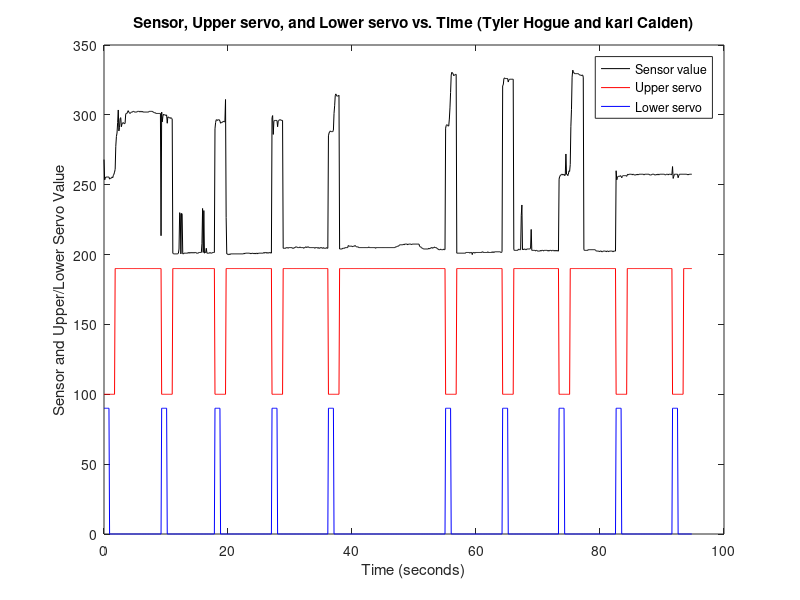

This figure's MATLAB source:
clc
clear all
close all

data=[136	0	1	0
107	0	1	0
109	0	1	0
111	0	1	0
111	0	1	0
111	0	1	0
111	0	1	0
111	0	1	0
111	0	1	0
108	0	0	0
109	0	0	0
109	0	0	0
110	0	0	0
111	0	0	0
110	0	0	0
113	0	0	0
115	0	0	0
118	0	0	0
122	1	0	0
155	1	0	0
169	1	0	0
174	1	0	0
189	1	0	0
207	1	0	0
177	1	0	0
182	1	0	0
195	1	0	0
196	1	0	0
183	1	0	0
187	1	0	0
188	1	0	0
189	1	0	0
188	1	0	0
187	1	0	0
188	1	0	0
201	1	0	0
202	1	0	0
202	1	0	0
204	1	0	0
206	1	0	0
204	1	0	0
203	1	0	0
202	1	0	0
203	1	0	0
204	1	0	0
204	1	0	0
204	1	0	0
205	1	0	0
205	1	0	0
204	1	0	0
204	1	0	0
204	1	0	0
204	1	0	0
204	1	0	0
205	1	0	0
205	1	0	0
205	1	0	0
205	1	0	0
204	1	0	0
205	1	0	0
205	1	0	0
204	1	0	0
205	1	0	0
204	1	0	0
204	1	0	0
204	1	0	0
204	1	0	0
204	1	0	0
204	1	0	0
204	1	0	0
204	1	0	0
204	1	0	0
204	1	0	0
205	1	0	0
205	1	0	0
205	1	0	0
205	1	0	0
205	1	0	0
205	1	0	0
204	1	0	0
204	1	0	0
203	1	0	0
203	1	0	0
203	1	0	0
202	1	0	0
202	1	0	0
202	1	0	0
202	1	0	0
202	1	0	0
202	1	0	0
202	1	0	0
202	1	0	0
27	1	0	0
204	0	1	0
190	0	1	0
198	0	1	0
201	0	1	0
200	0	1	0
200	0	1	0
200	0	1	0
199	0	1	0
200	0	1	0
188	0	0	0
197	0	0	0
197	0	0	0
196	0	0	0
196	0	0	0
195	0	0	0
196	0	0	0
195	0	0	0
194	0	0	0
2	1	0	0
1	1	0	0
1	1	0	0
1	1	0	0
1	1	0	0
1	1	0	0
1	1	0	0
1	1	0	0
1	1	0	0
2	1	0	0
8	1	0	0
60	1	0	0
58	1	0	0
1	1	0	0
59	1	0	0
58	1	0	0
1	1	0	0
1	1	0	0
2	1	0	0
2	1	0	0
2	1	0	0
2	1	0	0
2	1	0	0
2	1	0	0
2	1	0	0
3	1	0	0
2	1	0	0
3	1	0	0
2	1	0	0
3	1	0	0
3	1	0	0
2	1	0	0
3	1	0	0
3	1	0	0
2	1	0	0
3	1	0	0
3	1	0	0
3	1	0	0
2	1	0	0
2	1	0	0
2	1	0	0
2	1	0	0
3	1	0	0
3	1	0	0
3	1	0	0
3	1	0	0
3	1	0	0
16	1	0	0
66	1	0	0
3	1	0	0
63	1	0	0
2	1	0	0
3	1	0	0
3	1	0	0
9	1	0	0
2	1	0	0
2	1	0	0
2	1	0	0
2	1	0	0
2	1	0	0
3	1	0	0
2	1	0	0
2	1	0	0
2	1	0	0
3	1	0	0
3	1	0	0
3	1	0	0
3	1	0	0
180	0	1	0
189	0	1	0
193	0	1	0
193	0	1	0
192	0	1	0
193	0	1	0
193	0	1	0
193	0	1	0
191	0	1	0
188	0	0	0
189	0	0	0
189	0	0	0
190	0	0	0
190	0	0	0
191	0	0	0
190	0	0	0
190	0	0	0
222	0	0	0
53	1	0	0
1	1	0	0
1	1	0	0
0	1	0	0
0	1	0	0
1	1	0	0
0	1	0	0
1	1	0	0
1	1	0	0
1	1	0	0
1	1	0	0
1	1	0	0
1	1	0	0
1	1	0	0
1	1	0	0
1	1	0	0
1	1	0	0
1	1	0	0
1	1	0	0
1	1	0	0
1	1	0	0
1	1	0	0
1	1	0	0
1	1	0	0
1	1	0	0
1	1	0	0
1	1	0	0
1	1	0	0
1	1	0	0
2	1	0	0
1	1	0	0
2	1	0	0
2	1	0	0
2	1	0	0
2	1	0	0
2	1	0	0
2	1	0	0
2	1	0	0
2	1	0	0
1	1	0	0
2	1	0	0
1	1	0	0
2	1	0	0
2	1	0	0
1	1	0	0
2	1	0	0
1	1	0	0
2	1	0	0
1	1	0	0
2	1	0	0
2	1	0	0
1	1	0	0
2	1	0	0
2	1	0	0
2	1	0	0
2	1	0	0
2	1	0	0
2	1	0	0
2	1	0	0
2	1	0	0
2	1	0	0
3	1	0	0
2	1	0	0
3	1	0	0
3	1	0	0
2	1	0	0
3	1	0	0
2	1	0	0
2	1	0	0
3	1	0	0
3	1	0	0
2	1	0	0
3	1	0	0
2	1	0	0
196	0	1	0
199	0	1	0
172	0	1	0
191	0	1	0
192	0	1	0
192	0	1	0
192	0	1	0
192	0	1	0
192	0	1	0
183	0	0	0
191	0	0	0
192	0	0	0
193	0	0	0
193	0	0	0
193	0	0	0
192	0	0	0
192	0	0	0
192	0	0	0
9	1	0	0
9	1	0	0
9	1	0	0
9	1	0	0
9	1	0	0
10	1	0	0
10	1	0	0
10	1	0	0
9	1	0	0
10	1	0	0
10	1	0	0
10	1	0	0
10	1	0	0
10	1	0	0
10	1	0	0
9	1	0	0
9	1	0	0
9	1	0	0
10	1	0	0
10	1	0	0
11	1	0	0
11	1	0	0
11	1	0	0
10	1	0	0
10	1	0	0
10	1	0	0
10	1	0	0
11	1	0	0
10	1	0	0
10	1	0	0
10	1	0	0
10	1	0	0
10	1	0	0
9	1	0	0
10	1	0	0
10	1	0	0
11	1	0	0
11	1	0	0
10	1	0	0
11	1	0	0
11	1	0	0
11	1	0	0
10	1	0	0
10	1	0	0
10	1	0	0
10	1	0	0
10	1	0	0
10	1	0	0
10	1	0	0
10	1	0	0
10	1	0	0
9	1	0	0
10	1	0	0
10	1	0	0
10	1	0	0
10	1	0	0
9	1	0	0
10	1	0	0
9	1	0	0
9	1	0	0
10	1	0	0
10	1	0	0
10	1	0	0
9	1	0	0
9	1	0	0
10	1	0	0
9	1	0	0
9	1	0	0
9	1	0	0
9	1	0	0
10	1	0	0
9	1	0	0
9	1	0	0
170	0	1	0
174	0	1	0
176	0	1	0
177	0	1	0
176	0	1	0
176	0	1	0
176	0	1	0
176	0	1	0
178	0	1	0
202	0	0	0
213	0	0	0
228	0	0	0
230	0	0	0
227	0	0	0
227	0	0	0
227	0	0	0
227	0	0	0
228	0	0	0
8	1	0	0
8	1	0	0
8	1	0	0
8	1	0	0
8	1	0	0
9	1	0	0
9	1	0	0
9	1	0	0
9	1	0	0
10	1	0	0
10	1	0	0
10	1	0	0
10	1	0	0
10	1	0	1
13	1	0	1
12	1	0	1
12	1	0	1
12	1	0	1
12	1	0	1
12	1	0	1
12	1	0	1
11	1	0	1
12	1	0	1
12	1	0	1
12	1	0	1
13	1	0	1
12	1	0	1
11	1	0	1
11	1	0	1
11	1	0	1
11	1	0	1
10	1	0	1
10	1	0	1
10	1	0	1
10	1	0	1
10	1	0	1
10	1	0	1
10	1	0	1
10	1	0	1
10	1	0	1
10	1	0	1
10	1	0	1
10	1	0	1
10	1	0	1
10	1	0	1
10	1	0	1
10	1	0	1
11	1	0	1
10	1	0	1
10	1	0	1
10	1	0	1
10	1	0	1
10	1	0	1
10	1	0	1
10	1	0	1
10	1	0	1
10	1	0	1
10	1	0	1
9	1	0	1
10	1	0	1
10	1	0	1
10	1	0	1
10	1	0	1
10	1	0	1
10	1	0	1
10	1	0	1
10	1	0	1
10	1	0	1
10	1	0	1
10	1	0	1
10	1	0	1
10	1	0	1
10	1	0	1
10	1	0	1
10	1	0	1
10	1	0	1
10	1	0	1
10	1	0	1
10	1	0	1
10	1	0	1
10	1	0	1
10	1	0	1
10	1	0	1
10	1	0	1
10	1	0	1
10	1	0	1
10	1	0	1
10	1	0	1
10	1	0	1
10	1	0	1
11	1	0	1
11	1	0	1
11	1	0	1
12	1	0	1
12	1	0	1
12	1	0	1
13	1	0	1
14	1	0	1
14	1	0	1
14	1	0	1
14	1	0	1
14	1	0	1
14	1	0	1
15	1	0	1
14	1	0	1
15	1	0	1
15	1	0	1
15	1	0	1
15	1	0	1
15	1	0	1
14	1	0	1
15	1	0	1
15	1	0	1
15	1	0	1
15	1	0	1
15	1	0	1
14	1	0	1
15	1	0	1
15	1	0	1
15	1	0	1
15	1	0	1
15	1	0	1
15	1	0	1
15	1	0	1
15	1	0	1
15	1	0	1
15	1	0	1
15	1	0	1
15	1	0	1
12	1	0	0
11	1	0	0
11	1	0	0
10	1	0	0
9	1	0	0
9	1	0	0
8	1	0	0
8	1	0	0
8	1	0	0
8	1	0	0
8	1	0	0
8	1	0	0
8	1	0	0
8	1	0	0
8	1	0	0
9	1	0	0
8	1	0	0
9	1	0	0
9	1	0	0
10	1	0	0
10	1	0	0
9	1	0	0
10	1	0	0
10	1	0	0
11	1	0	0
10	1	0	0
10	1	0	0
10	1	0	0
9	1	0	0
8	1	0	0
8	1	0	0
7	1	0	0
7	1	0	0
7	1	0	0
8	1	0	0
7	1	0	0
7	1	0	0
7	1	0	0
7	1	0	0
8	1	0	0
7	1	0	0
7	1	0	0
181	0	1	0
185	0	1	0
186	0	1	0
185	0	1	0
184	0	1	0
184	0	1	0
194	0	1	0
210	0	1	0
232	0	1	0
257	0	0	0
261	0	0	0
260	0	0	0
259	0	0	0
256	0	0	0
257	0	0	0
257	0	0	0
258	0	0	0
258	0	0	0
2	1	0	0
2	1	0	0
2	1	0	0
2	1	0	0
2	1	0	0
2	1	0	0
2	1	0	0
2	1	0	0
2	1	0	0
2	1	0	0
2	1	0	0
2	1	0	0
2	1	0	0
2	1	0	0
2	1	0	0
3	1	0	0
3	1	0	0
3	1	0	0
3	1	0	0
3	1	0	0
3	1	0	0
2	1	0	0
3	1	0	0
3	1	0	0
3	1	0	0
0	1	0	0
3	1	0	0
3	1	0	0
3	1	0	0
2	1	0	0
3	1	0	0
3	1	0	0
3	1	0	0
3	1	0	0
3	1	0	0
3	1	0	0
3	1	0	0
3	1	0	0
3	1	0	0
3	1	0	0
3	1	0	0
4	1	0	0
4	1	0	0
3	1	0	0
3	1	0	0
3	1	0	0
3	1	0	0
3	1	0	0
3	1	0	0
3	1	0	0
4	1	0	0
3	1	0	0
3	1	0	0
3	1	0	0
3	1	0	0
3	1	0	0
3	1	0	0
4	1	0	0
3	1	0	0
4	1	0	0
3	1	0	0
4	1	0	0
4	1	0	0
4	1	0	0
4	1	0	0
4	1	0	0
4	1	0	0
4	1	0	0
4	1	0	0
4	1	0	0
4	1	0	0
3	1	0	0
3	1	0	0
4	1	0	0
242	0	1	0
243	0	1	0
252	0	1	0
253	0	1	0
252	0	1	0
252	0	1	0
252	0	1	0
252	0	1	0
252	0	1	0
247	0	0	0
250	0	0	0
251	0	0	0
251	0	0	0
251	0	0	0
251	0	0	0
251	0	0	0
251	0	0	0
251	0	0	0
7	1	0	0
6	1	0	0
6	1	0	0
6	1	0	0
6	1	0	0
6	1	0	0
6	1	0	0
7	1	0	0
8	1	0	0
7	1	0	0
7	1	0	0
7	1	0	0
56	1	0	0
71	1	0	0
7	1	0	0
8	1	0	0
7	1	0	0
8	1	0	0
8	1	0	0
7	1	0	0
7	1	0	0
8	1	0	0
8	1	0	0
8	1	0	0
8	1	0	0
8	1	0	0
8	1	0	0
9	1	0	0
36	1	0	0
6	1	0	0
6	1	0	0
6	1	0	0
6	1	0	0
6	1	0	0
6	1	0	0
5	1	0	0
6	1	0	0
6	1	0	0
5	1	0	0
5	1	0	0
5	1	0	0
5	1	0	0
5	1	0	0
6	1	0	0
5	1	0	0
6	1	0	0
6	1	0	0
6	1	0	0
5	1	0	0
6	1	0	0
6	1	0	0
6	1	0	0
6	1	0	0
6	1	0	0
6	1	0	0
5	1	0	0
6	1	0	0
5	1	0	0
6	1	0	0
6	1	0	0
6	1	0	0
5	1	0	0
6	1	0	0
6	1	0	0
6	1	0	0
5	1	0	0
6	1	0	0
5	1	0	0
6	1	0	0
5	1	0	0
6	1	0	0
5	1	0	0
5	1	0	0
108	0	1	0
112	0	1	0
113	0	1	0
114	0	1	0
115	0	1	0
115	0	1	0
114	0	1	0
114	0	1	0
115	0	1	0
113	0	0	0
114	0	0	0
144	0	0	0
115	0	0	0
115	0	0	0
113	0	0	0
115	0	0	0
120	0	0	0
119	0	0	0
129	1	0	0
183	1	0	0
208	1	0	0
254	1	0	0
264	1	0	0
262	1	0	0
260	1	0	0
259	1	0	0
259	1	0	0
259	1	0	0
259	1	0	0
259	1	0	0
259	1	0	0
259	1	0	0
258	1	0	0
257	1	0	0
257	1	0	0
257	1	0	0
256	1	0	0
257	1	0	0
257	1	0	0
254	1	0	0
7	1	0	0
6	1	0	0
6	1	0	0
6	1	0	0
6	1	0	0
6	1	0	0
6	1	0	0
7	1	0	0
7	1	0	0
7	1	0	0
7	1	0	0
7	1	0	0
7	1	0	0
7	1	0	0
7	1	0	0
7	1	0	0
7	1	0	0
7	1	0	0
7	1	0	0
6	1	0	0
5	1	0	0
5	1	0	0
5	1	0	0
5	1	0	0
5	1	0	0
4	1	0	0
5	1	0	0
5	1	0	0
5	1	0	0
4	1	0	0
4	1	0	0
5	1	0	0
5	1	0	0
5	1	0	0
5	1	0	0
5	1	0	0
4	1	0	0
5	1	0	0
5	1	0	0
5	1	0	0
4	1	0	0
5	1	0	0
5	1	0	0
5	1	0	0
5	1	0	0
5	1	0	0
5	1	0	0
4	1	0	0
5	1	0	0
5	1	0	0
5	1	0	0
5	1	0	0
120	0	1	0
107	0	1	0
110	0	1	0
112	0	1	0
112	0	1	0
112	0	1	0
112	0	1	0
113	0	1	0
112	0	1	0
110	0	0	0
112	0	0	0
113	0	0	0
113	0	0	0
113	0	0	0
113	0	0	0
113	0	0	0
113	0	0	0
112	0	0	0
114	1	0	0
115	1	0	0
114	1	0	0
115	1	0	0
115	1	0	0
115	1	0	0
115	1	0	0
115	1	0	0
114	1	0	0
115	1	0	0
115	1	0	0
114	1	0	0
114	1	0	0
114	1	0	0
114	1	0	0
115	1	0	0
114	1	0	0
115	1	0	0
114	1	0	0
115	1	0	0
115	1	0	0
115	1	0	0
115	1	0	0
115	1	0	0
115	1	0	0
115	1	0	0
115	1	0	0
114	1	0	0
115	1	0	0
115	1	0	0
115	1	0	0
115	1	0	0
115	1	0	0
115	1	0	0
115	1	0	0
115	1	0	0
114	1	0	0
114	1	0	0
114	1	0	0
114	1	0	0
115	1	0	0
115	1	0	0
115	1	0	0
115	1	0	0
114	1	0	0
114	1	0	0
114	1	0	0
115	1	0	0
114	1	0	0
115	1	0	0
115	1	0	0
114	1	0	0
115	1	0	0
115	1	0	0
115	1	0	0
115	1	0	0
115	1	0	0
115	1	0	0
115	1	0	0
115	1	0	0
115	1	0	0
114	1	0	0
114	1	0	0
115	1	0	0
115	1	0	0
115	1	0	0
114	1	0	0
115	1	0	0
115	1	0	0
115	1	0	0
115	1	0	0
114	1	0	0
115	1	0	0
126	0	1	0
109	0	1	0
112	0	1	0
115	0	1	0
115	0	1	0
115	0	1	0
115	0	1	0
115	0	1	0
115	0	1	0
110	0	0	0
113	0	0	0
115	0	0	0
115	0	0	0
115	0	0	0
115	0	0	0
115	0	0	0
115	0	0	0
115	0	0	0
115	1	0	0
115	1	0	0
115	1	0	0
115	1	0	0
115	1	0	0
115	1	0	0
114	1	0	0
115	1	0	0
114	1	0	0
115	1	0	0
115	1	0	0
115	1	0	0
115	1	0	0
115	1	0	0];

t=0:.1:94.8;

data(:,1)=data(:,1)/2+200;
data(:,2)=data(:,2)*90+100;
data(:,3)=data(:,3)*90;

plot(t,data(:,1),'black');
hold on;
plot(t,data(:,2),'red');
hold on;
plot(t,data(:,3),'blue');
hold on;

legend('Sensor value','Upper servo','Lower servo');

xlabel('Time (seconds)');
ylabel('Sensor and Upper/Lower Servo Value');
title('Sensor, Upper servo, and Lower servo vs. Time (Tyler Hogue and karl Calden)');

